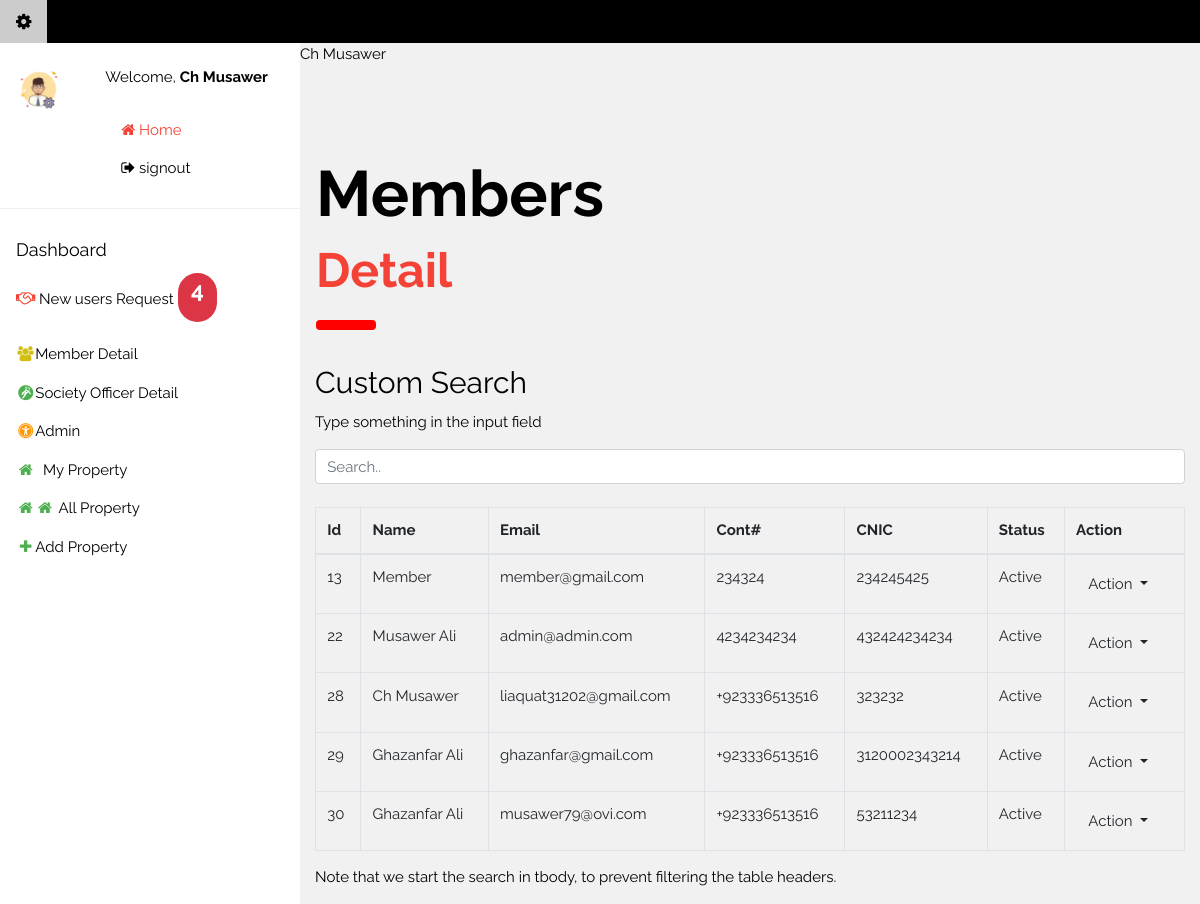
Page /admin_panel/member_detail.php (signed in) on the committed database.
### tables this page shows
CREATE TABLE `users_details` (
  `id` int(11) NOT NULL,
  `login_id` int(11) DEFAULT NULL,
  `cnic` varchar(250) DEFAULT NULL,
  `address` varchar(250) DEFAULT NULL,
  `mobile_number` varchar(20) DEFAULT NULL,
  `image` varchar(345) DEFAULT NULL
);

### admin_panel/member_detail.php (the view, shortened to what this page needs)
<?php
include "admin_header.php";
require_once "../db.php";
?>
<div class="w3-container" style="margin-top:80px" id="showcase">
    <h1 class="w3-jumbo"><b>Members</b></h1>
    <h1 class="w3-xxxlarge w3-text-red"><b>Detail</b></h1>
    <hr style="width:50px;border:5px solid red" class="w3-round">
  </div>
<div class="container mt-3">
  <h2>Custom Search</h2>
  <p>Type something in the input field</p>
  <input class="form-control" id="myInput" type="text" placeholder="Search..">
  <br>
  <table class="table table-bordered" id="Table">
    <thead>
      <tr>
        <th> Id</th>
        <th>Name</th>
        <th>Email</th>
        <th>Cont#</th>
        <th>CNIC</th>
        <th>Status</th>
        <th>Action</th>
      </tr>
    </thead>
    <tbody id="myTable">
    <?php
$sql = "SELECT *, login.login_id as id FROM `login` "
        . " LEFT JOIN users_details ON users_details.login_id = login.login_id"
        . " where type in('member') "
        . ";";
$result = $conn->query($sql);
if ($result->num_rows > 0):
  while($row = $result->fetch_assoc()):
?>
      <tr>
        <td><?=$row['id']?></td>
        <td><?=$row['name']?></td>
        <td><?=$row['email']?></td>
        <td><?=$row['mobile_number']?></td>
        <td><?=$row['cnic']?></td>
        <td><?=$row['status']?></td>
        <td><div class = "dropdown">
                <button type = "button" class = "btn dropdown-toggle" id = "dropdownMenu1" data-toggle = "dropdown">
                   Action
                </button>
            </div></td>
      </tr>
  <?php endwhile;endif;?>
    </tbody>
  </table>
  <p>Note that we start the search in tbody, to prevent filtering the table headers.</p>
</div>
<link rel="stylesheet" type="text/css" href="https://cdn.datatables.net/v/dt/dt-1.10.18/datatables.min.css"/>

### assets/css/w3.css (style rules this page uses)
html { box-sizing:border-box }
*,*:before,*:after { box-sizing:inherit }
html { -ms-text-size-adjust:100%;-webkit-text-size-adjust:100% }
body { margin:0 }
b,strong { font-weight:bolder }
hr { box-sizing:content-box;height:0;overflow:visible }
button,input,select,textarea,optgroup { font:inherit;margin:0 }
button,input { overflow:visible }
button,select { text-transform:none }
button,[type=button],[type=reset],[type=submit] { -webkit-appearance:button }
html,body { font-family:Verdana,sans-serif;font-size:15px;line-height:1.5 }
html { overflow-x:hidden }
h1 { font-size:36px }
h2 { font-size:30px }
h1,h2,h3,h4,h5,h6 { font-family:"Segoe UI",Arial,sans-serif;font-weight:400;margin:10px 0 }
hr { border:0;border-top:1px solid #eee;margin:20px 0 }
.w3-container:after,.w3-container:before,.w3-panel:after,.w3-panel:before,.w3-row:after,.w3-row:before,.w3-row-padding:after,.w3-row-padding:before, .w3-cell-row:before,.w3-cell-row:after,.w3-clear:after,.w3-clear:before,.w3-bar:before,.w3-bar:after { content:"";display:table;clear:both }
.w3-round,.w3-round-medium { border-radius:4px }
.w3-container,.w3-panel { padding:0.01em 16px }
.w3-xxxlarge { font-size:48px!important }
.w3-jumbo { font-size:64px!important }
.w3-light-grey,.w3-hover-light-grey:hover,.w3-light-gray,.w3-hover-light-gray:hover { color:#000!important;background-color:#f1f1f1!important }
.w3-text-red,.w3-hover-text-red:hover { color:#f44336!important }

### admin_panel/admin_header.php (style rules this page uses)
html,body,h1,h2,h3,h4,h5 { font-family: "Raleway", sans-serif }

### rows in the picture
users_details: login.login_id "13", login.name "Member", login.email "member@gmail.com", mobile_number "234324", cnic "234245425", login.status "Active"
users_details: login.login_id "22", login.name "Musawer Ali", login.email "admin@admin.com", mobile_number "4234234234", cnic "432424234234", login.status "Active"
users_details: login.login_id "28", login.name "Ch Musawer", login.email "liaquat31202@gmail.com", mobile_number "+923336513516", cnic "323232", login.status "Active"
users_details: login.login_id "29", login.name "Ghazanfar Ali", login.email "ghazanfar@gmail.com", mobile_number "+923336513516", cnic "3120002343214", login.status "Active"
users_details: login.login_id "30", login.name "Ghazanfar Ali", login.email "musawer79@ovi.com", mobile_number "+923336513516", cnic "53211234", login.status "Active"

### other values in the picture
$d['name'] "Ch Musawer"
